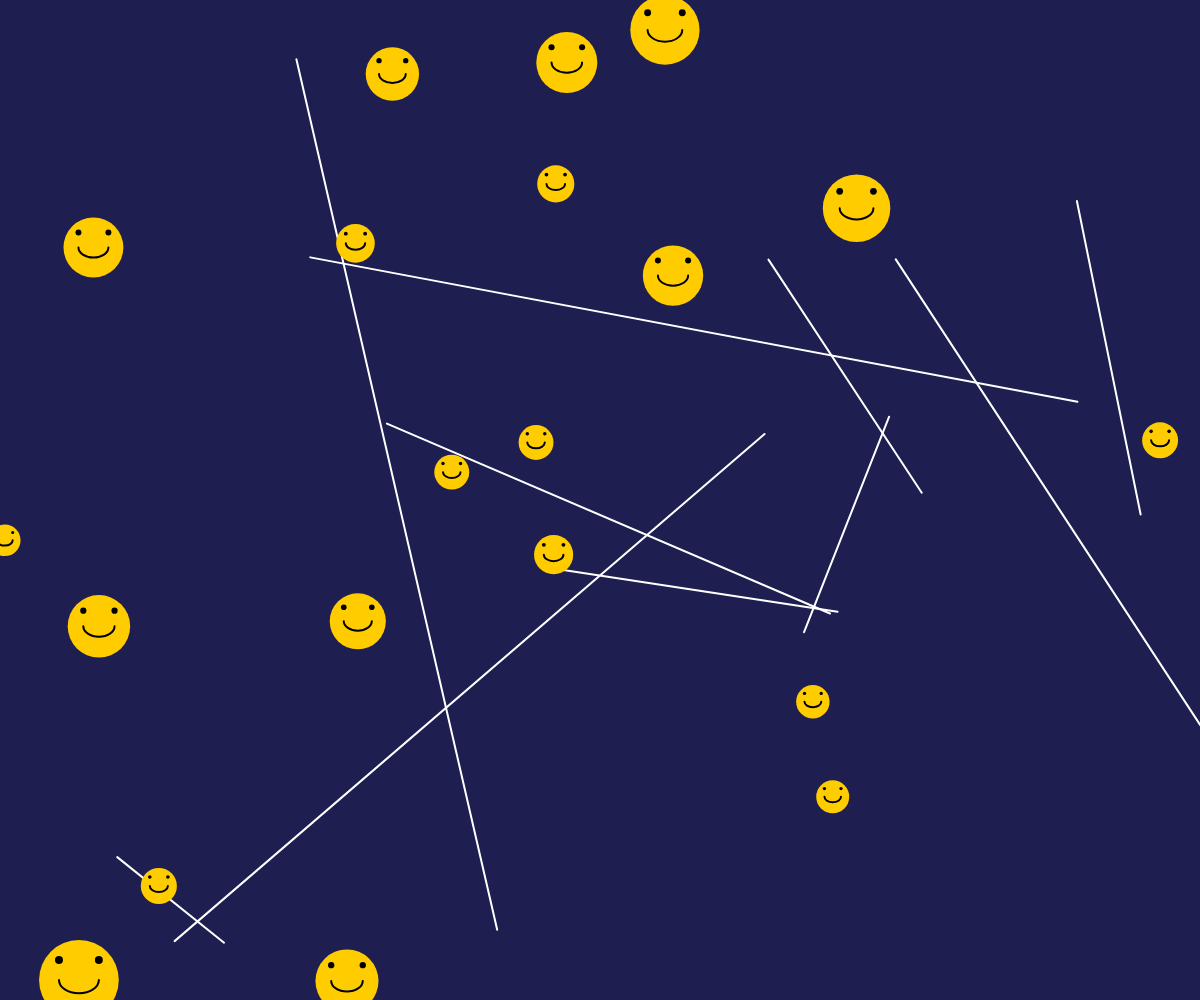
Frame 1 (no input)
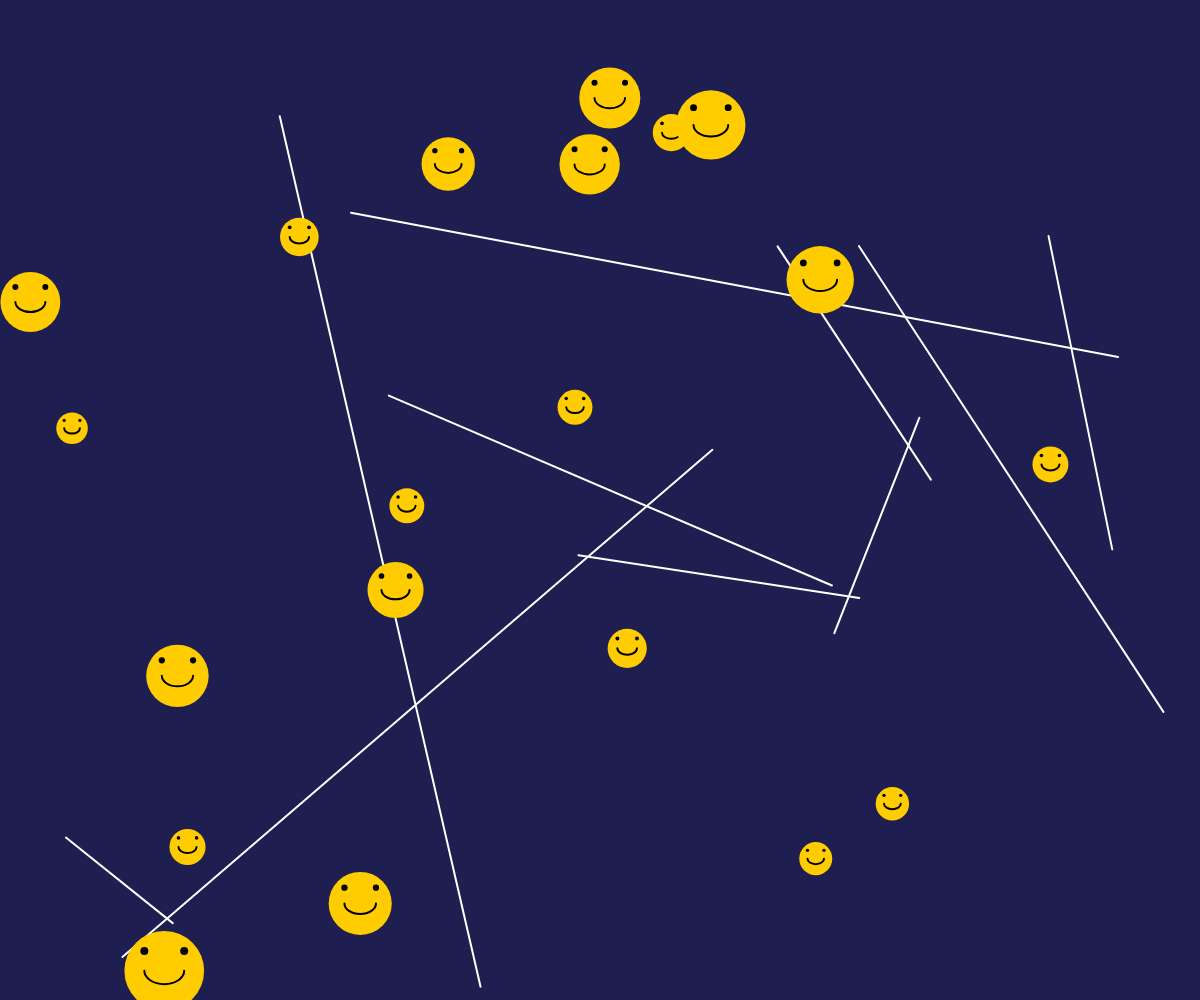
Frame 60 (no input)
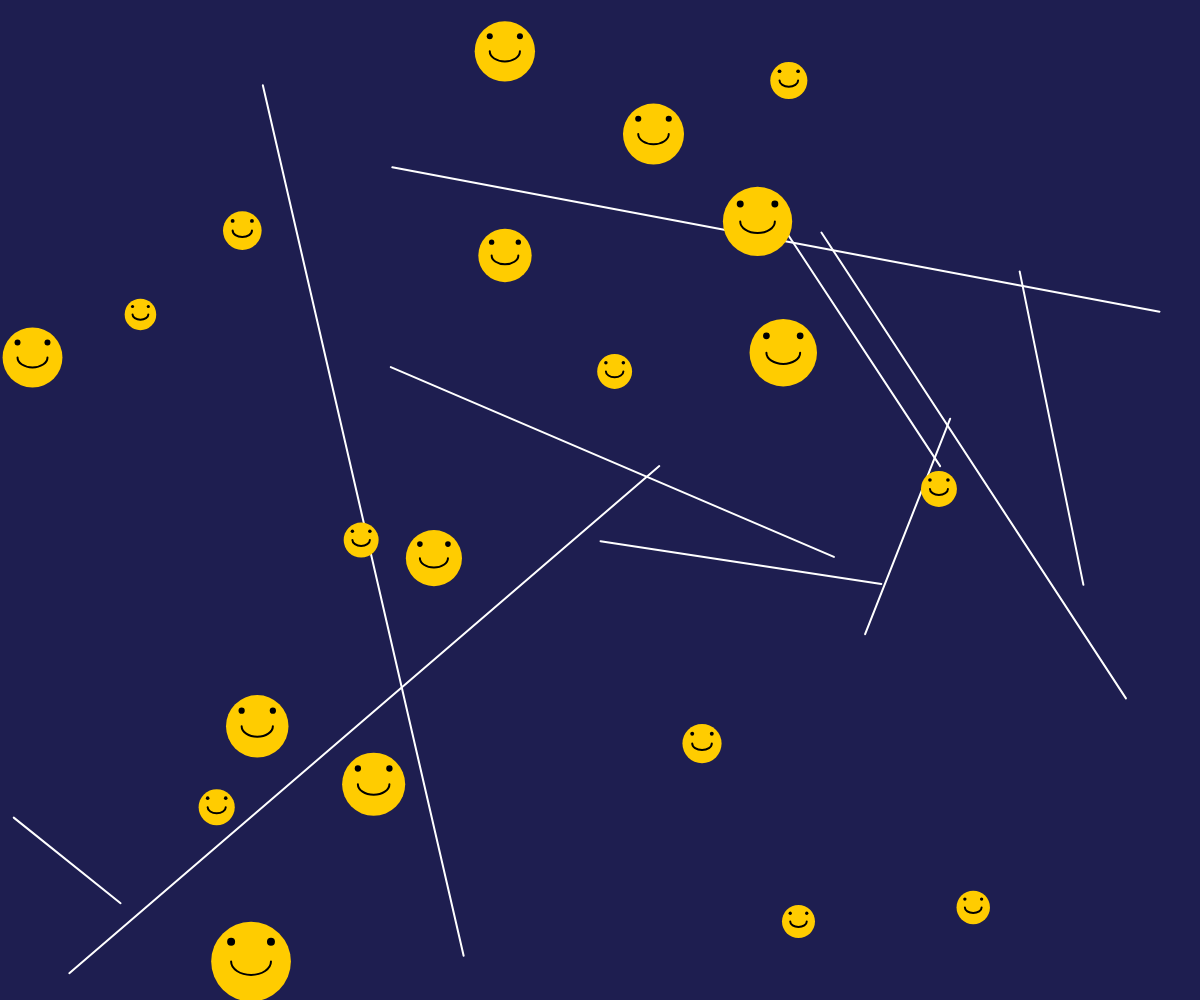
Frame 120 (the mouse pressed at the canvas centre since frame 60)

The p5.js sketch that drew these frames (run headless with seeded random() and noise() and a simulated clock; from frame 60 on, the mouse is pressed at the canvas centre):

// p5.js sketch
// ── sketch.js
let circles = [];
let lines = [];

function setup() {
  createCanvas(windowWidth, windowHeight);
  for (let i = 0; i < 20; i++) {
    circles.push(new Circle(random(width), random(height), random(30, 80)));
  }
  for (let i = 0; i < 10; i++) {
    lines.push(new MovingLine());
  }
}

function draw() {
  background(30, 30, 80);
  for (let line of lines) {
    line.update();
    line.display();
  }
  for (let circle of circles) {
    circle.update();
    circle.display();
    circle.drawFace();
  }
}

class Circle {
  constructor(x, y, size) {
    this.x = x;
    this.y = y;
    this.size = size;
    this.xSpeed = random(-2, 2);
    this.ySpeed = random(-2, 2);
  }
  update() {
    this.x += this.xSpeed;
    this.y += this.ySpeed;
    if (this.x < 0 || this.x > width) this.xSpeed *= -1;
    if (this.y < 0 || this.y > height) this.ySpeed *= -1;
  }
  display() {
    fill(255, 204, 0);
    noStroke();
    ellipse(this.x, this.y, this.size);
  }
  drawFace() {
    fill(0);
    ellipse(this.x - this.size / 4, this.y - this.size / 4, this.size / 10); // Left eye
    ellipse(this.x + this.size / 4, this.y - this.size / 4, this.size / 10); // Right eye
    noFill();
    stroke(0);
    strokeWeight(2);
    arc(this.x, this.y, this.size / 2, this.size / 3, 0, PI); // Smile
  }
}

class MovingLine {
  constructor() {
    this.x1 = random(width);
    this.y1 = random(height);
    this.x2 = random(width);
    this.y2 = random(height);
    this.xSpeed = random(-1, 1);
    this.ySpeed = random(-1, 1);
  }
  update() {
    this.x1 += this.xSpeed;
    this.y1 += this.ySpeed;
    this.x2 += this.xSpeed;
    this.y2 += this.ySpeed;
    if (this.x1 < 0 || this.x1 > width || this.x2 < 0 || this.x2 > width) this.xSpeed *= -1;
    if (this.y1 < 0 || this.y1 > height || this.y2 < 0 || this.y2 > height) this.ySpeed *= -1;
  }
  display() {
    stroke(255);
    strokeWeight(2);
    line(this.x1, this.y1, this.x2, this.y2);
  }
}

// ── sketch_2.js
function setup() {
    createCanvas(windowWidth, windowHeight);
    noFill();
    strokeWeight(2);
}

function draw() {
    background(10, 10, 30);
    translate(width / 2, height / 2);
    
    let time = millis() * 0.001;
    let maxRadius = min(width, height) * 0.4;
    let numCircles = 8;
    let numLines = 6;
    
    for (let i = 0; i < numCircles; i++) {
        let radius = (i + 1) * maxRadius / numCircles * (1 + 0.2 * sin(time + i));
        stroke(lerpColor(color(255, 100, 200), color(100, 200, 255), i / numCircles));
        ellipse(0, 0, radius * 2);
    }
    
    for (let i = 0; i < numLines; i++) {
        let angle = TWO_PI * i / numLines + time * 0.5;
        let x = cos(angle) * maxRadius;
        let y = sin(angle) * maxRadius;
        stroke(255, 255, 150, 150);
        line(0, 0, x, y);
    }
}

function windowResized() {
    resizeCanvas(windowWidth, windowHeight);
}
